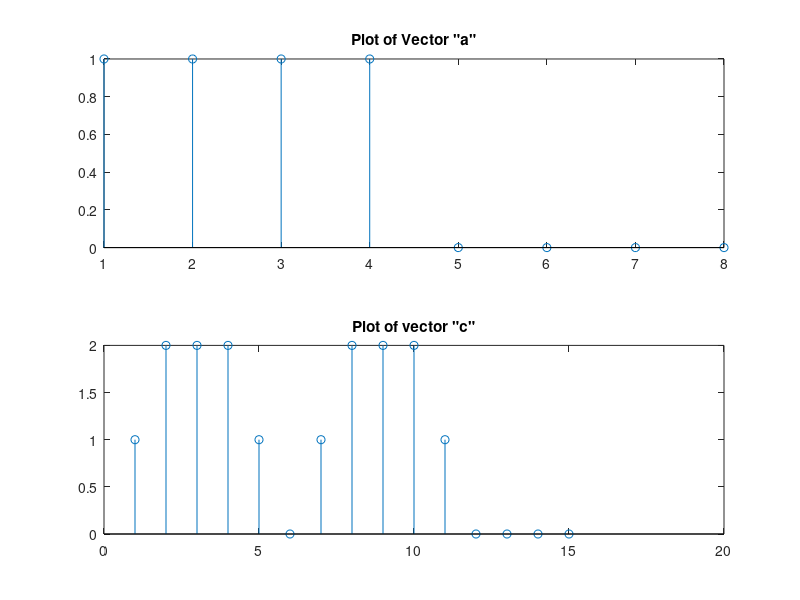

This figure's MATLAB source:
% 2. (Use convolution concept to estimate the relative time delay)
% Consider a row vector a = [1 1 1 1 0 0 0 0] 
% Subplot of vectors a and b are plotted
a = [1 1 1 1 0 0 0 0]
subplot(2, 1, 1)
stem(a)
title ('Plot of Vector "a"')

% Now changing value of row vector b = [0 0 0 1 1 1 1 0], b = [0 0 1 1 1 1 0 0 ], b = [1 1 0 0 0 0 1 1 ]
% b = [0 0 0 1 1 1 1 0]
% b = [0 0 1 1 1 1 0 0 ]
b = [1 1 0 0 0 0 1 1 ]
subplot(2, 1, 2)
stem(b)
title ('Plot of Vector "b"');

% Convoluting a and b, we get vector c which is plotted as below
c = conv(a,b)
stem(c)
title ('Plot of vector "c"')
[max_val, ind] = max(c)

